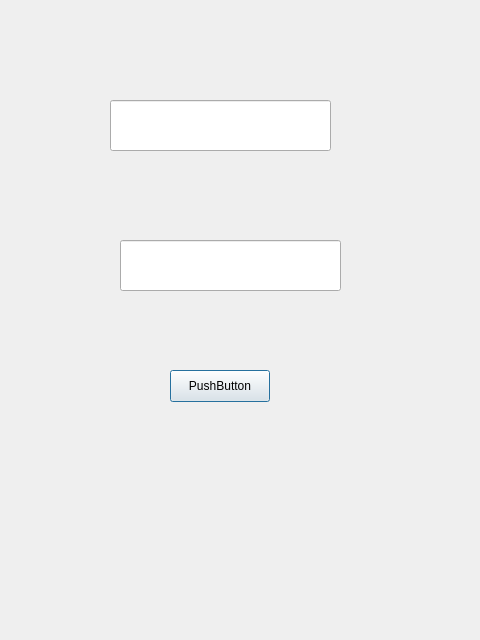
<?xml version="1.0" encoding="UTF-8"?>
<ui version="4.0">
 <class>login_form</class>
 <widget class="QDialog" name="login_form">
  <property name="geometry">
   <rect>
    <x>0</x>
    <y>0</y>
    <width>480</width>
    <height>640</height>
   </rect>
  </property>
  <property name="windowTitle">
   <string>Dialog</string>
  </property>
  <widget class="QLineEdit" name="login_input">
   <property name="geometry">
    <rect>
     <x>110</x>
     <y>100</y>
     <width>221</width>
     <height>51</height>
    </rect>
   </property>
  </widget>
  <widget class="QLineEdit" name="password_input">
   <property name="geometry">
    <rect>
     <x>120</x>
     <y>240</y>
     <width>221</width>
     <height>51</height>
    </rect>
   </property>
  </widget>
  <widget class="QPushButton" name="button_login">
   <property name="geometry">
    <rect>
     <x>170</x>
     <y>370</y>
     <width>100</width>
     <height>32</height>
    </rect>
   </property>
   <property name="text">
    <string>PushButton</string>
   </property>
  </widget>
 </widget>
 <resources/>
 <connections/>
</ui>
